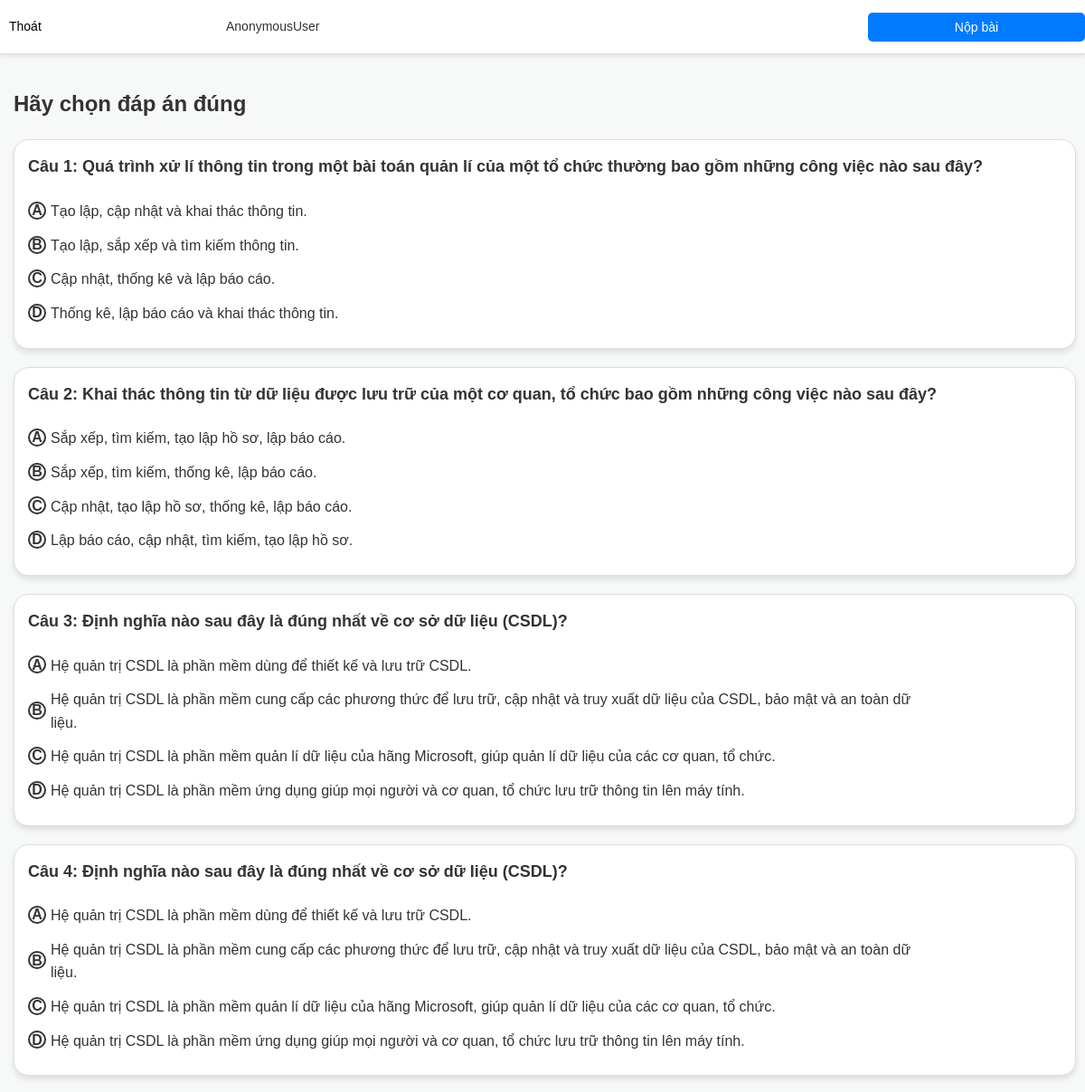
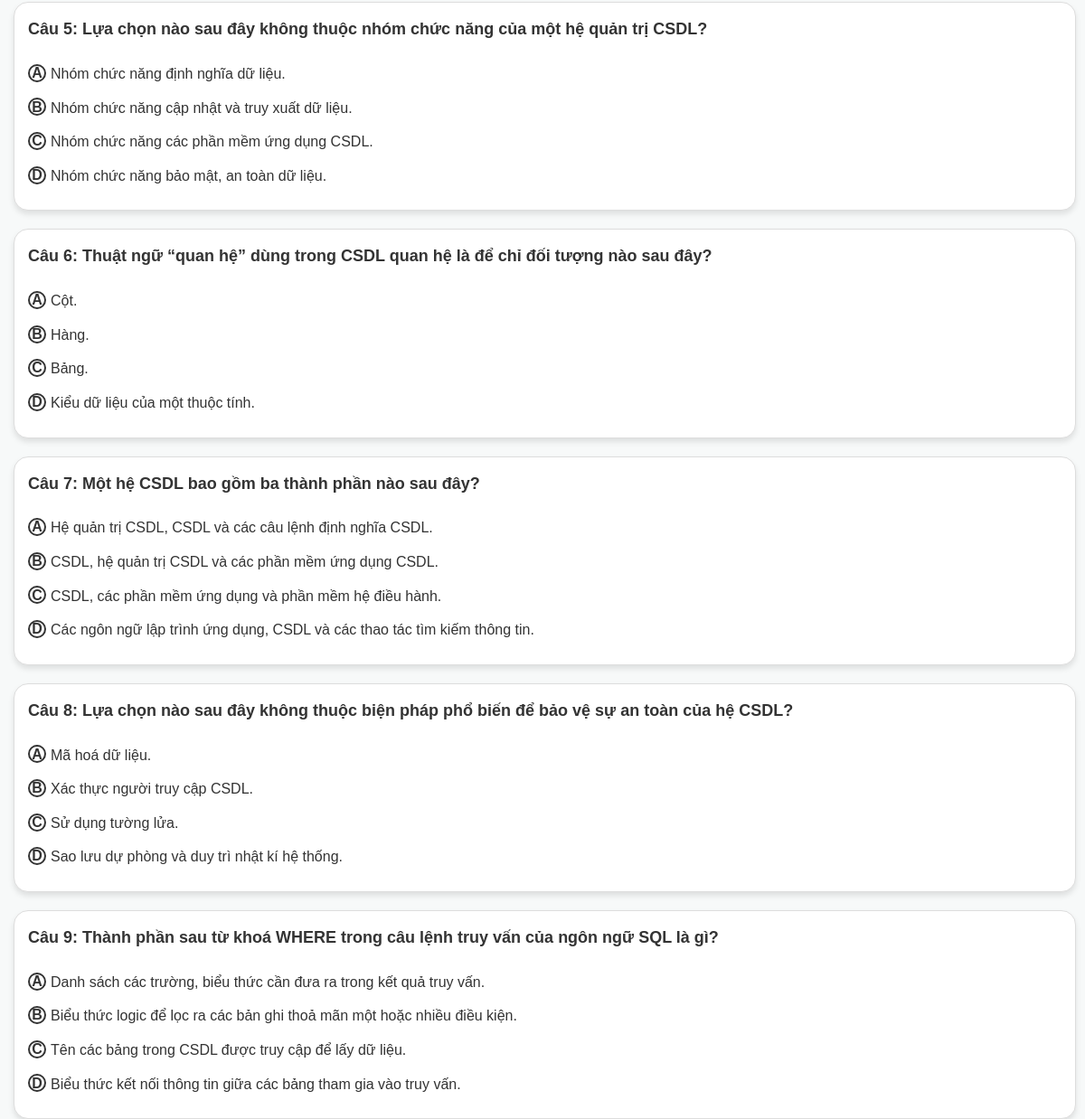
/luyen_tap/bai/22/, run on the app's committed database (2 pictures, top to bottom).
### base/models.py (models this page shows, shortened)
class Question(models.Model):
    name = models.TextField(max_length=1000,blank=True)
    Ans_a = models.TextField(max_length=1000,blank=True)
    Ans_b = models.TextField(max_length=1000,blank=True)
    Ans_c = models.TextField(max_length=1000,blank=True)
    Ans_d = models.TextField(max_length=1000,blank=True)
    bai = models.ForeignKey(bai_hoc,on_delete=models.SET_NULL, null = True)
    SELECTION_CHOICES = [
        ('A', 'Answer A'),
        ('B', 'Answer B'),
        ('C', 'Answer C'),
        ('D', 'Answer D'),
    ]
    Corect_ans = models.CharField(max_length=1, choices=SELECTION_CHOICES, default=None)
    type = models.IntegerField(default=1,editable=True)

### base/views.py (the view)
# urls.py: path('luyen_tap/bai/<int:bai_id>/', views.submit_luyentap, name='luyen_tap'),
def submit_luyentap(request, bai_id):
    questions = question_type1s(24, bai_id)
    if request.method == 'POST':
        score = 0
        total_questions = len(questions)
        for question in questions:
            print(request.POST.get(f'answer_{question["id"]}'))
            print("dap an:",question['correct_answer'] )
            selected_answer = request.POST.get(f'answer_{question["id"]}')
            selected_answer = "Ans_" + selected_answer.lower() if selected_answer else None
            if selected_answer and selected_answer == question['correct_answer']:
                score += 1.25
        return render(request, 'base/submit_answer2.html', {
            'score': score,
            'total_questions': total_questions,
        })
    else:
        return render(request, 'base/luyen_tap.html', {
            'type1': questions,
            'bai_id': bai_id,
        })

### base/views.py (called while the page is built)
def question_type1s(sl, bai_id):
    so_luong_cau_hoi_1 = sl
    bai = bai_hoc.objects.get(id=bai_id)
    cau_hoi_nhieu_dap_an = list(Question.objects.filter(bai=bai))  # Lọc câu hỏi theo bài học
    if len(cau_hoi_nhieu_dap_an) > so_luong_cau_hoi_1:
        cau_hoi_nhieu_dap_an = random.sample(cau_hoi_nhieu_dap_an, so_luong_cau_hoi_1)
    trao_doi_cau_hoi = []
    for question in cau_hoi_nhieu_dap_an:
        answers = [
            ('A', question.Ans_a),
            ('B', question.Ans_b),
            ('C', question.Ans_c),
            ('D', question.Ans_d)
        ]
        trao_doi_cau_hoi.append({
            'type': 'multiple_choice',
            'name': question.name,
            'answers': answers,
            'id': question.id,
            'correct_answer': question.Corect_ans
        })
    return trao_doi_cau_hoi

### base/templates/base/luyen_tap.html (shortened to what this page needs)
    <!DOCTYPE html>
    <html lang="en">
    <head>
        {% load static %}
        {% if request.session.theme == 'dark' %}
        <link rel="stylesheet" href="{% static 'styles/q_dark.css' %}">
        {% else %}
        <link rel="stylesheet" href="{% static 'styles/q_light.css' %}">
        {% endif %}
    </head>
    <body>
        <div class="navbar">
            <a href="{% url 'luyen_tap_all' %}">Thoát</a>
            <p>{{ request.user }}</p>
            <button id="submitButton" class="hiden1">Nộp bài</button>
        </div>
        <div class="middle_section">
            <div class="all_questions">
                <form id="questionForm" method="POST" action="{% url 'submit_luyentap' bai_id%}">
                    <h2>Hãy chọn đáp án đúng</h2>
                    <ul>
                        {% for question in type1 %}
                        <div class="question" id="question_{{ forloop.counter }}">
                            <li>
                                <strong>Câu {{ forloop.counter }}: {{ question.name }}</strong><br>
                                <ul>
                                    {% for answer in question.answers %}
                                    <li class="option-container">
                                        <label for="option_{{ question.id }}_{{ answer.0 }}" class="radio-circle">{{ answer.0 }}</label>
                                        <span class="radio-label">{{ answer.1 }}</span>
                                    </li>
                                    {% endfor %}
                                </ul>
                            </li>
                        </div>
                        {% endfor %}
                    </ul>
                </form>
            </div>
        </div>
    </body>
    </html>

### static/styles/q_light.css (style rules this page uses)
body { background-color: #F7F9F9; font-family: Arial, sans-serif; line-height: 1.6; color: #333; }
* { margin: 0; padding: 0; box-sizing: border-box; }
li { list-style: none; }
a { text-decoration: none; color: #000; transition: color 0.3s ease; }
.navbar { display: grid; grid-template-columns: 1fr 5fr 1fr 1fr; height: 47px; align-items: center; background-color: #fff; border-bottom: 1px solid #ddd; box-shadow: 0 2px 5px rgba(0, 0, 0, 0.1); }
.navbar a { justify-self: start; padding-left: 20px; font-size: 18px; font-weight: 500; }
.navbar p { font-size: 18px; font-weight: 500; }
.middle_section { display: grid; grid-template-columns: 5fr 1fr; gap: 20px; max-width: 1200px; }
.question { border-radius: 16px; background-color: #fff; margin-top: 20px; padding: 20px; font-size: 22px; border: 1px solid #ddd; box-shadow: 0 4px 6px rgba(0, 0, 0, 0.1); width: 1150px; }
.question ul { padding-top: 20px; }
.option-container { display: flex; align-items: center; margin-bottom: 10px; }
.radio-circle { width: 30px; height: 30px; border: 2px solid #333; border-radius: 50%; display: flex; align-items: center; justify-content: center; font-weight: bold; margin-right: 10px; cursor: pointer; text-align: center; transition: all 0.3s ease; }
.option-container label { font-size: 20px; }
.option-container span { font-size: 22px; }
.radio-label { cursor: pointer; font-size: 16px; }
.all_questions { margin-left: 30px; max-width: 1300px; width: auto; margin-top: 36px; }
.radio-label { font-size: 20px; max-width:960px ; width: auto; padding-top: 2px; }
.hiden1 { display: none; }
@media (max-width: 1400px) { body { font-size: 16px; } }
@media (max-width: 1400px) { .all_questions { margin-left: 5px; } }
@media (max-width: 1400px) { .hiden1 { display: block; display: block; background-color: #007bff; color: #fff; font-size: 14px; padding: 8px 15px; border: none; border-radius: 5px; cursor: pointer; } }
@media (max-width: 1400px) { .navbar { grid-template-columns: 1fr 3fr 1fr; height: 60px; } }
@media (max-width: 1400px) { .navbar a, .navbar p { font-size: 14px; padding-left: 10px; } }
@media (max-width: 1400px) { .middle_section { grid-template-columns: 1fr; gap: 10px; padding: 0 10px; } }
@media (max-width: 1400px) { .question { width: auto; font-size: 18px; padding: 15px; } }
@media (max-width: 1400px) { .option-container label, .option-container span { font-size: 16px; } }
@media (max-width: 1400px) { .radio-circle { width: 20px; height: 20px; margin-right: 5px; } }

### data on the page
Question: name "Quá trình xử lí thông tin trong một bài toán quản lí của một tổ chức thường bao gồm những công việc nào sau đây?", Ans_a "Tạo lập, cập nhật và khai thác thông tin." "Tạo lập, sắp xếp và tìm kiếm thông tin." "Cập nhật, thống kê và lập báo cáo." "Thống kê, lập báo cáo và khai thác thông tin."
Question: name "Khai thác thông tin từ dữ liệu được lưu trữ của một cơ quan, tổ chức bao gồm những công việc nào sau đây?", Ans_a "Sắp xếp, tìm kiếm, tạo lập hồ sơ, lập báo cáo." "Sắp xếp, tìm kiếm, thống kê, lập báo cáo." "Cập nhật, tạo lập hồ sơ, thống kê, lập báo cáo." "Lập báo cáo, cập nhật, tìm kiếm, tạo lập hồ sơ."
Question: name "Định nghĩa nào sau đây là đúng nhất về cơ sở dữ liệu (CSDL)?", Ans_a "Hệ quản trị CSDL là phần mềm dùng để thiết kế và lưu trữ CSDL." "Hệ quản trị CSDL là phần mềm cung cấp các phương thức để lưu trữ, cập nhật và truy xuất dữ liệu của CSDL, bảo mật và an toàn dữ liệu." "Hệ quản trị CSDL là phần mềm quản lí dữ liệu của hãng Microsoft, giúp quản lí dữ liệu của các cơ quan, tổ chức." "Hệ quản trị CSDL là phần mềm ứng dụng giúp mọi người và cơ quan, tổ chức lưu trữ thông tin lên máy tính."
Question: name "Định nghĩa nào sau đây là đúng nhất về cơ sở dữ liệu (CSDL)?", Ans_a "Hệ quản trị CSDL là phần mềm dùng để thiết kế và lưu trữ CSDL." "Hệ quản trị CSDL là phần mềm cung cấp các phương thức để lưu trữ, cập nhật và truy xuất dữ liệu của CSDL, bảo mật và an toàn dữ liệu." "Hệ quản trị CSDL là phần mềm quản lí dữ liệu của hãng Microsoft, giúp quản lí dữ liệu của các cơ quan, tổ chức." "Hệ quản trị CSDL là phần mềm ứng dụng giúp mọi người và cơ quan, tổ chức lưu trữ thông tin lên máy tính."
Question: name "Lựa chọn nào sau đây không thuộc nhóm chức năng của một hệ quản trị CSDL?", Ans_a "Nhóm chức năng định nghĩa dữ liệu." "Nhóm chức năng cập nhật và truy xuất dữ liệu." "Nhóm chức năng các phần mềm ứng dụng CSDL." "Nhóm chức năng bảo mật, an toàn dữ liệu."
Question: name "Thuật ngữ “quan hệ” dùng trong CSDL quan hệ là để chỉ đối tượng nào sau đây?", Ans_a "Cột." "Hàng." "Bảng." "Kiểu dữ liệu của một thuộc tính."
Question: name "Một hệ CSDL bao gồm ba thành phần nào sau đây?", Ans_a "Hệ quản trị CSDL, CSDL và các câu lệnh định nghĩa CSDL." "CSDL, hệ quản trị CSDL và các phần mềm ứng dụng CSDL." "CSDL, các phần mềm ứng dụng và phần mềm hệ điều hành." "Các ngôn ngữ lập trình ứng dụng, CSDL và các thao tác tìm kiếm thông tin."
Question: name "Lựa chọn nào sau đây không thuộc biện pháp phổ biến để bảo vệ sự an toàn của hệ CSDL?", Ans_a "Mã hoá dữ liệu." "Xác thực người truy cập CSDL." "Sử dụng tường lửa." "Sao lưu dự phòng và duy trì nhật kí hệ thống."
Question: name "Thành phần sau từ khoá WHERE trong câu lệnh truy vấn của ngôn ngữ SQL là gì?", Ans_a "Danh sách các trường, biểu thức cần đưa ra trong kết quả truy vấn." "Biểu thức logic để lọc ra các bản ghi thoả mãn một hoặc nhiều điều kiện." "Tên các bảng trong CSDL được truy cập để lấy dữ liệu." "Biểu thức kết nối thông tin giữa các bảng tham gia vào truy vấn."

### other printed values
{{ request.user }} "AnonymousUser"
{{ answer.0 }} "A" "B" "C" "D" "A" "B" "C" "D" "A" "B" "C" "D" "A" "B" "C" "D" "A" "B" "C" "D" "A" "B" "C" "D" "A" "B" "C" "D" "A" "B" "C" "D" "A" "B" "C" "D"
